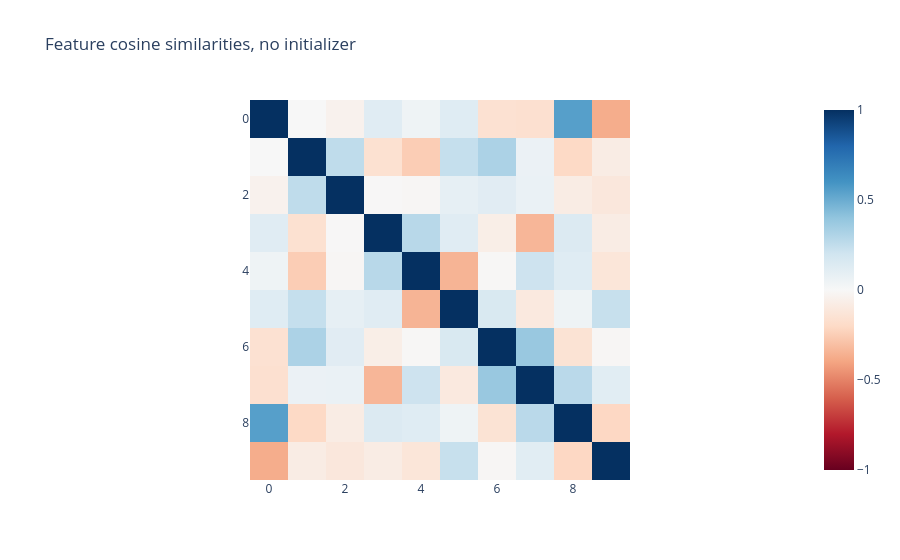

This figure's notebook cell:
### Markdown cell above
Another easy way to add some superposition noise that's less uniform is to remove the `inizializer` from the `FeatureDictionary`. The default initializer tries to orthogonalize the dictionary features as much as possible, but if no initializer is provided, the features will just be left at the random initialization, and these will likely be not completely orthogonal.

### Code cell
import plotly.express as px
from sae_lens.util import cosine_similarities

non_init_dict = FeatureDictionary(
    num_features=10,
    hidden_dim=20,
    initializer=None,
)

px.imshow(
    cosine_similarities(non_init_dict.feature_vectors).detach(),
    zmin=-1,
    zmax=1,
    color_continuous_scale="rdbu",
    title="Feature cosine similarities, no initializer",
)

### Figure 1 — Plotly figure (JSON) as saved in the notebook; plotly's stock layout.template omitted (floating-point values rounded to 4 significant figures)
{"data": [{"coloraxis": "coloraxis", "hovertemplate": "x: %{x}<br>y: %{y}<br>color: %{z}<extra></extra>", "name": "0", "type": "heatmap", "xaxis": "x", "yaxis": "y", "z": [[1.0, -0.001917, -0.04326, 0.1206, 0.04604, 0.1266, -0.1547, -0.1623, 0.5507, -0.3698], [-0.001917, 1.0, 0.2559, -0.1566, -0.2527, 0.2372, 0.3163, 0.06203, -0.2039, -0.08049], [-0.04326, 0.2559, 1.0, -0.005722, -0.01248, 0.08907, 0.1181, 0.0688, -0.08124, -0.114], [0.1206, -0.1566, -0.005722, 1.0, 0.2801, 0.1214, -0.06583, -0.3356, 0.1431, -0.07914], [0.04604, -0.2527, -0.01248, 0.2801, 1.0, -0.3455, -0.009739, 0.2099, 0.1275, -0.124], [0.1266, 0.2372, 0.08907, 0.1214, -0.3455, 1.0, 0.1604, -0.09794, 0.04976, 0.2302], [-0.1547, 0.3163, 0.1181, -0.06583, -0.009739, 0.1604, 1.0, 0.3781, -0.145, -0.01168], [-0.1623, 0.06203, 0.0688, -0.3356, 0.2099, -0.09794, 0.3781, 1.0, 0.272, 0.1149], [0.5507, -0.2039, -0.08124, 0.1431, 0.1275, 0.04976, -0.145, 0.272, 1.0, -0.21], [-0.3698, -0.08049, -0.114, -0.07914, -0.124, 0.2302, -0.01168, 0.1149, -0.21, 1.0]]}], "layout": {"coloraxis": {"cmax": 1, "cmin": -1, "colorscale": [[0.0, "rgb(103,0,31)"], [0.1, "rgb(178,24,43)"], [0.2, "rgb(214,96,77)"], [0.3, "rgb(244,165,130)"], [0.4, "rgb(253,219,199)"], [0.5, "rgb(247,247,247)"], [0.6, "rgb(209,229,240)"], [0.7, "rgb(146,197,222)"], [0.8, "rgb(67,147,195)"], [0.9, "rgb(33,102,172)"], [1.0, "rgb(5,48,97)"]]}, "title": {"text": "Feature cosine similarities, no initializer"}, "xaxis": {"anchor": "y", "constrain": "domain", "domain": [0.0, 1.0], "scaleanchor": "y"}, "yaxis": {"anchor": "x", "autorange": "reversed", "constrain": "domain", "domain": [0.0, 1.0]}}}
